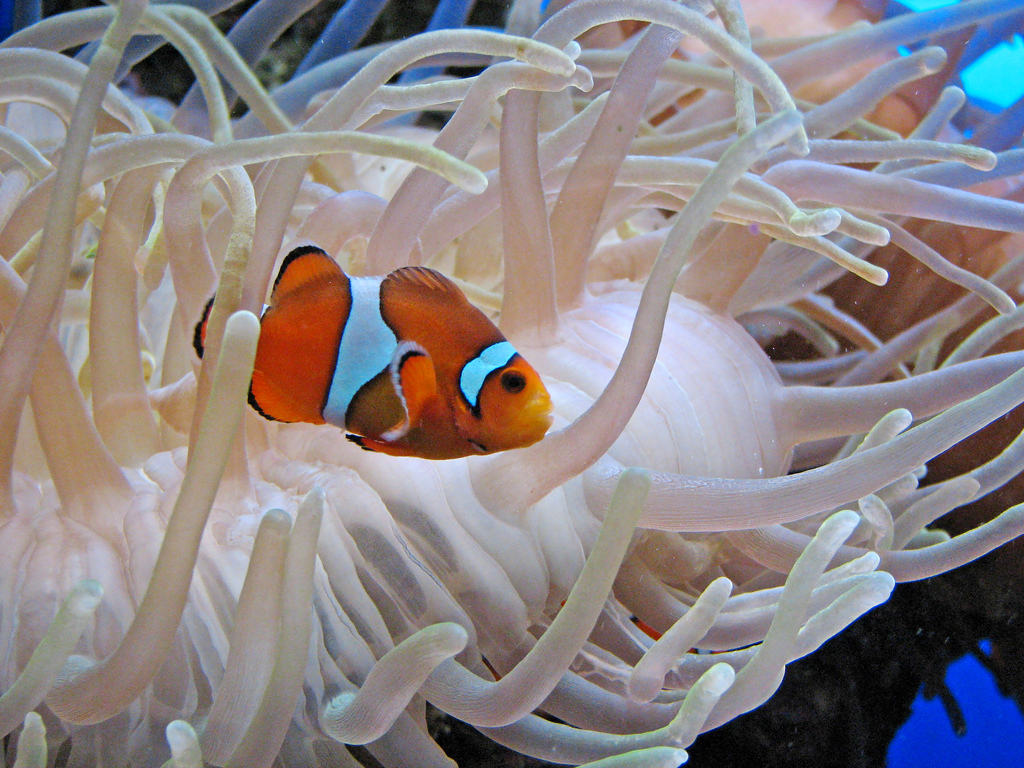
%> input picture Code/matlab/COV/fish.png, 1024 x 768 px, given in place of 7.jpg, which was not available
$ octave Demo.m   (GNU Octave 9; MATLAB toolbox functions it lacks are replaced by stand-ins)
%> lines starting %> are read from the running program, lines starting %| are printed output that depends on the picture; pictures that were not available may be replaced by others from this repository, and a replacement may not be noted
%> further down, RGB is the input picture: size 768x1024x3 uint8; mean R, G, B 138.9, 131.5, 133.7
### Code/matlab/SeR/colorspace.m
function varargout = colorspace(Conversion,varargin)
%> called with Conversion = 'Lab<-RGB'
%COLORSPACE  Convert a color image between color representations.
%   B = COLORSPACE(S,A) converts the color representation of image A
%   where S is a string specifying the conversion.  S tells the
%   source and destination color spaces, S = 'dest<-src', or
%   alternatively, S = 'src->dest'.  Supported color spaces are
%
%     'RGB'              R'G'B' Red Green Blue (ITU-R BT.709 gamma-corrected)
%     'YPbPr'            Luma (ITU-R BT.601) + Chroma
%     'YCbCr'/'YCC'      Luma + Chroma ("digitized" version of Y'PbPr)
%     'YUV'              NTSC PAL Y'UV Luma + Chroma
%     'YIQ'              NTSC Y'IQ Luma + Chroma
%     'YDbDr'            SECAM Y'DbDr Luma + Chroma
%     'JPEGYCbCr'        JPEG-Y'CbCr Luma + Chroma
%     'HSV'/'HSB'        Hue Saturation Value/Brightness
%     'HSL'/'HLS'/'HSI'  Hue Saturation Luminance/Intensity
%     'XYZ'              CIE XYZ
%     'Lab'              CIE L*a*b* (CIELAB)
%     'Luv'              CIE L*u*v* (CIELUV)
%     'Lch'              CIE L*ch (CIELCH)
%
%  All conversions assume 2 degree observer and D65 illuminant.  Color
%  space names are case insensitive.  When R'G'B' is the source or
%  destination, it can be omitted. For example 'yuv<-' is short for
%  'yuv<-rgb'.
%
%  MATLAB uses two standard data formats for R'G'B': double data with
%  intensities in the range 0 to 1, and uint8 data with integer-valued
%  intensities from 0 to 255.  As MATLAB's native datatype, double data is
%  the natural choice, and the R'G'B' format used by colorspace.  However,
%  for memory and computational performance, some functions also operate
%  with uint8 R'G'B'.  Given uint8 R'G'B' color data, colorspace will
%  first cast it to double R'G'B' before processing.
%
%  If A is an Mx3 array, like a colormap, B will also have size Mx3.
%
%  [B1,B2,B3] = COLORSPACE(S,A) specifies separate output channels.
%  COLORSPACE(S,A1,A2,A3) specifies separate input channels.

% Pascal Getreuer 2005-2006

%%% Input parsing %%%
if nargin < 2, error('Not enough input arguments.'); end
[SrcSpace,DestSpace] = parse(Conversion);

if nargin == 2
   Image = varargin{1};
elseif nargin >= 3
   Image = cat(3,varargin{:});
else
   error('Invalid number of input arguments.');
end

FlipDims = (size(Image,3) == 1);

if FlipDims, Image = permute(Image,[1,3,2]); end
if ~isa(Image,'double'), Image = double(Image)/255; end
if size(Image,3) ~= 3, error('Invalid input size.'); end

SrcT = gettransform(SrcSpace);
DestT = gettransform(DestSpace);

if ~ischar(SrcT) & ~ischar(DestT)
   % Both source and destination transforms are affine, so they
   % can be composed into one affine operation
   T = [DestT(:,1:3)*SrcT(:,1:3),DestT(:,1:3)*SrcT(:,4)+DestT(:,4)];
   Temp = zeros(size(Image));
   Temp(:,:,1) = T(1)*Image(:,:,1) + T(4)*Image(:,:,2) + T(7)*Image(:,:,3) + T(10);
   Temp(:,:,2) = T(2)*Image(:,:,1) + T(5)*Image(:,:,2) + T(8)*Image(:,:,3) + T(11);
   Temp(:,:,3) = T(3)*Image(:,:,1) + T(6)*Image(:,:,2) + T(9)*Image(:,:,3) + T(12);
   Image = Temp;
elseif ~ischar(DestT)
   Image = rgb(Image,SrcSpace);
   Temp = zeros(size(Image));
   Temp(:,:,1) = DestT(1)*Image(:,:,1) + DestT(4)*Image(:,:,2) + DestT(7)*Image(:,:,3) + DestT(10);
   Temp(:,:,2) = DestT(2)*Image(:,:,1) + DestT(5)*Image(:,:,2) + DestT(8)*Image(:,:,3) + DestT(11);
   Temp(:,:,3) = DestT(3)*Image(:,:,1) + DestT(6)*Image(:,:,2) + DestT(9)*Image(:,:,3) + DestT(12);
   Image = Temp;
else
   Image = feval(DestT,Image,SrcSpace);
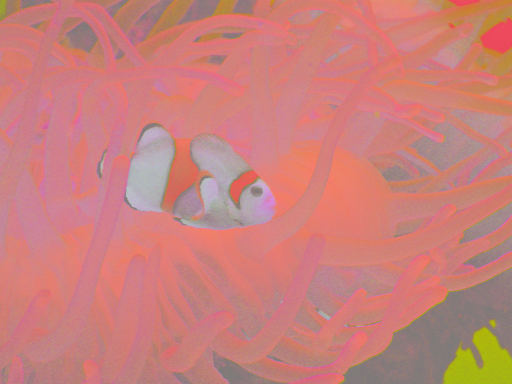
%> Image: size 768x1024x3 double (shown at 1/2 size); mean R, G, B 59.7, 4.4, 0.6; drawn with min black and max white
end

%%% Output format %%%
if nargout > 1
   varargout = {Image(:,:,1),Image(:,:,2),Image(:,:,3)};
else
   if FlipDims, Image = permute(Image,[1,3,2]); end
   varargout = {Image};
%> varargout = 1 item
end

return;


function [SrcSpace,DestSpace] = parse(Str)
% Parse conversion argument

if isstr(Str)
   Str = lower(strrep(strrep(Str,'-',''),' ',''));
   k = find(Str == '>');

   if length(k) == 1         % Interpret the form 'src->dest'
      SrcSpace = Str(1:k-1);
      DestSpace = Str(k+1:end);
   else
      k = find(Str == '<');

      if length(k) == 1      % Interpret the form 'dest<-src'
         DestSpace = Str(1:k-1);
         SrcSpace = Str(k+1:end);
      else
         error(['Invalid conversion, ''',Str,'''.']);
      end
   end

   SrcSpace = alias(SrcSpace);
   DestSpace = alias(DestSpace);
else
   SrcSpace = 1;             % No source pre-transform
   DestSpace = Conversion;
   if any(size(Conversion) ~= 3), error('Transformation matrix must be 3x3.'); end
end
return;


function Space = alias(Space)
Space = strrep(Space,'cie','');

if isempty(Space)
   Space = 'rgb';
end

switch Space
case {'ycbcr','ycc'}
   Space = 'ycbcr';
case {'hsv','hsb'}
   Space = 'hsv';
case {'hsl','hsi','hls'}
   Space = 'hsl';
case {'rgb','yuv','yiq','ydbdr','ycbcr','jpegycbcr','xyz','lab','luv','lch'}
   return;
end
return;


function T = gettransform(Space)
% Get a colorspace transform: either a matrix describing an affine transform,
% or a string referring to a conversion subroutine
switch Space
case 'ypbpr'
   T = [0.299,0.587,0.114,0;-0.1687367,-0.331264,0.5,0;0.5,-0.418688,-0.081312,0];
case 'yuv'
   % R'G'B' to NTSC/PAL YUV
   % Wikipedia: http://en.wikipedia.org/wiki/YUV
   T = [0.299,0.587,0.114,0;-0.147,-0.289,0.436,0;0.615,-0.515,-0.100,0];
case 'ydbdr'
   % R'G'B' to SECAM YDbDr
   % Wikipedia: http://en.wikipedia.org/wiki/YDbDr
   T = [0.299,0.587,0.114,0;-0.450,-0.883,1.333,0;-1.333,1.116,0.217,0];
case 'yiq'
   % R'G'B' in [0,1] to NTSC YIQ in [0,1];[-0.595716,0.595716];[-0.522591,0.522591];
   % Wikipedia: http://en.wikipedia.org/wiki/YIQ
   T = [0.299,0.587,0.114,0;0.595716,-0.274453,-0.321263,0;0.211456,-0.522591,0.311135,0];
case 'ycbcr'
   % R'G'B' (range [0,1]) to ITU-R BRT.601 (CCIR 601) Y'CbCr
   % Wikipedia: http://en.wikipedia.org/wiki/YCbCr
   % Poynton, Equation 3, scaling of R'G'B to Y'PbPr conversion
   T = [65.481,128.553,24.966,16;-37.797,-74.203,112.0,128;112.0,-93.786,-18.214,128];
case 'jpegycbcr'
   % Wikipedia: http://en.wikipedia.org/wiki/YCbCr
   T = [0.299,0.587,0.114,0;-0.168736,-0.331264,0.5,0.5;0.5,-0.418688,-0.081312,0.5]*255;
case {'rgb','xyz','hsv','hsl','lab','luv','lch'}
   T = Space;
otherwise
   error(['Unknown color space, ''',Space,'''.']);
end
return;


function Image = rgb(Image,SrcSpace)
% Convert to Rec. 709 R'G'B' from 'SrcSpace'
switch SrcSpace
case 'rgb'
   return;
case 'hsv'
   % Convert HSV to R'G'B'
   Image = huetorgb((1 - Image(:,:,2)).*Image(:,:,3),Image(:,:,3),Image(:,:,1));
case 'hsl'
   % Convert HSL to R'G'B'
   L = Image(:,:,3);
   Delta = Image(:,:,2).*min(L,1-L);
   Image = huetorgb(L-Delta,L+Delta,Image(:,:,1));
case {'xyz','lab','luv','lch'}
   % Convert to CIE XYZ
   Image = xyz(Image,SrcSpace);
   % Convert XYZ to RGB
   T = [3.240479,-1.53715,-0.498535;-0.969256,1.875992,0.041556;0.055648,-0.204043,1.057311];
   R = T(1)*Image(:,:,1) + T(4)*Image(:,:,2) + T(7)*Image(:,:,3);  % R
   G = T(2)*Image(:,:,1) + T(5)*Image(:,:,2) + T(8)*Image(:,:,3);  % G
   B = T(3)*Image(:,:,1) + T(6)*Image(:,:,2) + T(9)*Image(:,:,3);  % B
   % Desaturate and rescale to constrain resulting RGB values to [0,1]
   AddWhite = -min(min(min(R,G),B),0);
   Scale = max(max(max(R,G),B)+AddWhite,1);
   R = (R + AddWhite)./Scale;
   G = (G + AddWhite)./Scale;
   B = (B + AddWhite)./Scale;
   % Apply gamma correction to convert RGB to Rec. 709 R'G'B'
   Image(:,:,1) = gammacorrection(R);  % R'
   Image(:,:,2) = gammacorrection(G);  % G'
   Image(:,:,3) = gammacorrection(B);  % B'
otherwise  % Conversion is through an affine transform
   T = gettransform(SrcSpace);
   temp = inv(T(:,1:3));
   T = [temp,-temp*T(:,4)];
   R = T(1)*Image(:,:,1) + T(4)*Image(:,:,2) + T(7)*Image(:,:,3) + T(10);
   G = T(2)*Image(:,:,1) + T(5)*Image(:,:,2) + T(8)*Image(:,:,3) + T(11);
   B = T(3)*Image(:,:,1) + T(6)*Image(:,:,2) + T(9)*Image(:,:,3) + T(12);
   AddWhite = -min(min(min(R,G),B),0);
   Scale = max(max(max(R,G),B)+AddWhite,1);
   R = (R + AddWhite)./Scale;
   G = (G + AddWhite)./Scale;
   B = (B + AddWhite)./Scale;
   Image(:,:,1) = R;
   Image(:,:,2) = G;
   Image(:,:,3) = B;
end

% Clip to [0,1]
Image = min(max(Image,0),1);
return;


function Image = xyz(Image,SrcSpace)
% Convert to CIE XYZ from 'SrcSpace'
WhitePoint = [0.950456,1,1.088754];

switch SrcSpace
case 'xyz'
   return;
case 'luv'
   % Convert CIE L*uv to XYZ
   WhitePointU = (4*WhitePoint(1))./(WhitePoint(1) + 15*WhitePoint(2) + 3*WhitePoint(3));
   WhitePointV = (9*WhitePoint(2))./(WhitePoint(1) + 15*WhitePoint(2) + 3*WhitePoint(3));
   L = Image(:,:,1);
   Y = (L + 16)/116;
   Y = invf(Y)*WhitePoint(2);
   U = Image(:,:,2)./(13*L + 1e-6*(L==0)) + WhitePointU;
   V = Image(:,:,3)./(13*L + 1e-6*(L==0)) + WhitePointV;
   Image(:,:,1) = -(9*Y.*U)./((U-4).*V - U.*V);                  % X
   Image(:,:,2) = Y;                                             % Y
   Image(:,:,3) = (9*Y - (15*V.*Y) - (V.*Image(:,:,1)))./(3*V);  % Z
case {'lab','lch'}
   Image = lab(Image,SrcSpace);
   % Convert CIE L*ab to XYZ
   fY = (Image(:,:,1) + 16)/116;
   fX = fY + Image(:,:,2)/500;
   fZ = fY - Image(:,:,3)/200;
   Image(:,:,1) = WhitePoint(1)*invf(fX);  % X
   Image(:,:,2) = WhitePoint(2)*invf(fY);  % Y
   Image(:,:,3) = WhitePoint(3)*invf(fZ);  % Z
otherwise   % Convert from some gamma-corrected space
   % Convert to Rec. 701 R'G'B'
   Image = rgb(Image,SrcSpace);
   % Undo gamma correction
   R = invgammacorrection(Image(:,:,1));
   G = invgammacorrection(Image(:,:,2));
   B = invgammacorrection(Image(:,:,3));
   % Convert RGB to XYZ
   T = inv([3.240479,-1.53715,-0.498535;-0.969256,1.875992,0.041556;0.055648,-0.204043,1.057311]);
   Image(:,:,1) = T(1)*R + T(4)*G + T(7)*B;  % X
   Image(:,:,2) = T(2)*R + T(5)*G + T(8)*B;  % Y
   Image(:,:,3) = T(3)*R + T(6)*G + T(9)*B;  % Z
end
return;


% [35 lines left out: functions hsv, hsl, not called in this run]


function Image = lab(Image,SrcSpace)
% Convert to CIE L*a*b* (CIELAB)
WhitePoint = [0.950456,1,1.088754];

switch SrcSpace
case 'lab'
   return;
case 'lch'
   % Convert CIE L*CH to CIE L*ab
   C = Image(:,:,2);
   Image(:,:,2) = cos(Image(:,:,3)*pi/180).*C;  % a*
   Image(:,:,3) = sin(Image(:,:,3)*pi/180).*C;  % b*
otherwise
   Image = xyz(Image,SrcSpace);  % Convert to XYZ
   % Convert XYZ to CIE L*a*b*
   X = Image(:,:,1)/WhitePoint(1);
   Y = Image(:,:,2)/WhitePoint(2);
   Z = Image(:,:,3)/WhitePoint(3);
   fX = f(X);
   fY = f(Y);
   fZ = f(Z);
   Image(:,:,1) = 116*fY - 16;    % L*
   Image(:,:,2) = 500*(fX - fY);  % a*
   Image(:,:,3) = 200*(fY - fZ);  % b*
end
return;


% [68 lines left out: functions luv, lch, huetorgb, rgbtohue, gammacorrection, not called in this run]


function R = invgammacorrection(Rp)
R = real(((Rp + 0.099)/1.099).^(1/0.45));
i = (R < 0.018);
R(i) = Rp(i)/4.5138;
return;


function fY = f(Y)
fY = real(Y.^(1/3));
i = (Y < 0.008856);
fY(i) = Y(i)*(841/108) + (4/29);
return;


% [5 lines left out: function invf, not called in this run]

### Code/matlab/SeR/ComputeSaliencyMap.m
function FinalS = ComputeSaliencyMap(RGB,s,param)

% Compute Saliency Map

% [RETURNS]
% FinalS   : Saliency Map
%
% [PARAMETERS]
% RGB   : the input image
% s     : resize factor
% param : parameters

% [HISTORY]
% Apr 25, 2011 : created by Hae Jong

FinalS = zeros(size(RGB,1),size(RGB,2));
% Convert RGB to Lab CIE color channel
Lab = im2double(colorspace('Lab<-RGB',RGB));

for c = 1:3
    img = Lab(:,:,c);
    img = imresize(img, s, 'bilinear');
    img = img - min(img(:));
    img = img/max(img(:));
    % Compute LARKs at every pixel points
    LARK{c} = ComputeLARK(img,param.P,param.alpha,param.h); %0.43 0.6 --> 0.6828 %0.43 0.4 --> 0.6842 %0.42, 0.2 --> 0.6914
end
%> this loop made 3 passes
%> pass 1, in ComputeSaliencyMap, `img = Lab(:,:,c);`:
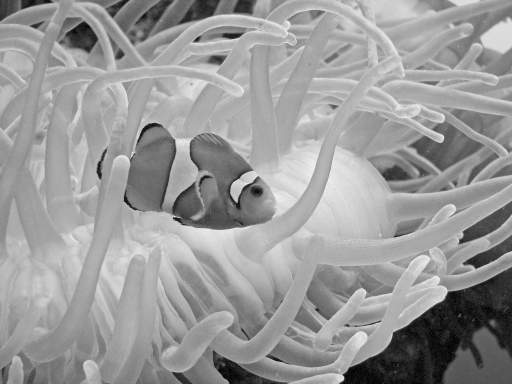
%> img: size 768x1024 double (shown at 1/2 size); min 0, max 99.09, mean 59.7; drawn with min black and max white
%> pass 1, in ComputeSaliencyMap, `img = imresize(img, s, 'bilinear');`:
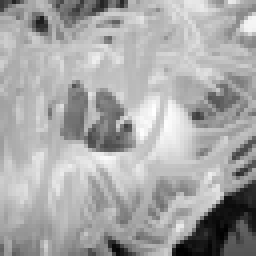
%> img: size 64x64 double (shown 4 times larger); min 4.57, max 88.43, mean 59.7; drawn with min black and max white
%> after the loop, LARK = 3 items
% Generate self-resemblance map
S = ComputeSelfRemblance(img,LARK,param);
FinalS = imresize(mat2gray(S),[size(RGB,1), size(RGB,2)],'bilinear');

end

### Code/matlab/SeR/ComputeLARK.m
function LARK = ComputeLARK(varargin)

% Compute LARK descriptors

% [RETURNS]
% LARK   : LARK descriptors
%
% [PARAMETERS]
% img   : Input image
% wsize : LARK window size
% alpha : Sensitivity parameter
% h     : smoothing paramter

% [HISTORY]
% Apr 25, 2011 : created by Hae Jong

img = varargin{1};
wsize = varargin{2};
alpha = varargin{3};
h = varargin{4};

[M,N] = size(img);
win = (wsize-1)/2;
[zx,zy]=gradient(img);

K = fspecial('disk', win);
K = K ./ K(win+1, win+1);
len = sum(K(:));
zx = EdgeMirror(zx,[win,win]);
zy = EdgeMirror(zy,[win,win]);

% Covariance matrices computation
df = 1;
for i = 1 : df : M
    for j = 1 : df : N
        gx = zx(i:i+wsize-1, j:j+wsize-1).* K;
        gy = zy(i:i+wsize-1, j:j+wsize-1).* K;
        G = [gx(:), gy(:)];
        len = sum(K(:));
        [u s v] = svd(G,'econ');
        S(1) = (s(1,1) + 1) / (s(2,2) + 1);
        S(2) = (s(2,2) + 1) / (s(1,1) + 1);
        tmp = (S(1) * v(:,1) * v(:,1).' + S(2) * v(:,2) * v(:,2).')  * ((s(1,1) * s(2,2) + 0.0000001) / len)^alpha;
        C11(i,j) = tmp(1,1);
        C12(i,j) = tmp(1,2);
        C22(i,j) = tmp(2,2);
    end
end

C11 = C11(1:df:end,1:df:end);
C12 = C12(1:df:end,1:df:end);
C22 = C22(1:df:end,1:df:end);

C11 = imresize(C11,[M N]);
C12 = imresize(C12,[M N]);
C22 = imresize(C22,[M N]);


[x2,x1] = meshgrid(-win:win,-win:win);
C11 = EdgeMirror(C11,[win,win]);
C12 = EdgeMirror(C12,[win,win]);
C22 = EdgeMirror(C22,[win,win]);
x12 = 2*x1.*x2;
x11 = x1.^2;
x22 = x2.^2;

x1x1 = reshape(repmat(reshape(x11,[1 wsize^2]),M*N,1),[M,N,wsize wsize]);
x1x2 = reshape(repmat(reshape(x12,[1 wsize^2]),M*N,1),[M,N,wsize wsize]);
x2x2 = reshape(repmat(reshape(x22,[1 wsize^2]),M*N,1),[M,N,wsize wsize]);

% Geodesic distance computation between a center and surrounding pixels
LARK = zeros(M,N,wsize,wsize);
for i = 1:wsize
    for j = 1:wsize
        temp = C11(i:i+M-1,j:j+N-1).*x1x1(:,:,i,j)+ C12(i:i+M-1,j:j+N-1).*x1x2(:,:,i,j)+ C22(i:i+M-1,j:j+N-1).*x2x2(:,:,i,j);
        LARK(:,:,i,j) = temp;
    end
end
% Convert geodesic distance to self-similarity
 LARK = exp(-LARK*0.5/h^2);
 LARK = reshape(LARK,[M N wsize^2]);

### Code/matlab/SeR/ComputeSelfRemblance.m
function SR = ComputeSelfRemblance(varargin)

% Compute Self-Resemblance

% [RETURNS]
% SR   : Saliency Map
%
% [PARAMETERS]
% img   : Input image
% LARK  : A collection of LARK descriptors
% param : parameters

% [HISTORY]
% Apr 25, 2011 : created by Hae Jong

img = varargin{1};
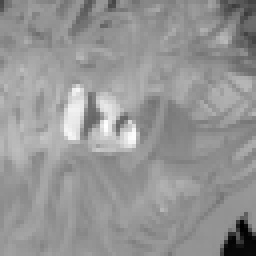
%> img: size 64x64 double (shown 4 times larger); min 0, max 1, mean 0.587
LARK = varargin{2};
%> LARK = 3 items
param = varargin{3};
%> param = {P 3, alpha 0.42, h 0.2, L 7, N 3, sigma 0.07}


[M,N] = size(img);
win_N = (param.N-1)/2;
%> win_N = 1
win_L = (param.L-1)/2;
%> win_L = 3

% To avoid edge effect, we use mirror padding.
for k = 1:3
    for i = 1:size(LARK{1},3)
        LARK1{k}(:,:,i) = EdgeMirror(LARK{k}(:,:,i),[win_L,win_L]);
        LARK2{k}(:,:,i) = EdgeMirror(LARK1{k}(:,:,i),[win_N,win_N]);
    end
end
%> after the loop, LARK1 = 3 items; LARK2 = 3 items

SR = zeros(M*N,1);

% Precompute Norm of center matrices
Norm_C = zeros(M*N,1);
for m = 1:param.L
    for n = 1:param.L
        Center{m,n} = [reshape(LARK1{1}(m:m+M-1,n:n+N-1,:),[M*N size(LARK{1},3)]), reshape(LARK1{2}(m:m+M-1,n:n+N-1,:),[M*N size(LARK{2},3)]), reshape(LARK1{3}(m:m+M-1,n:n+N-1,:),[M*N size(LARK{1},3)]) ];
        Norm_C = Norm_C + sum(Center{m,n}.^2,2);
    end
end
%> this loop made 7 passes
%> after the loop, Center = 49 items; Norm_C = 4096 values, max 918.8 at index 3200, min 257.1 at index 1952, mean 613.8
Norm_C = sqrt(Norm_C);
%> Norm_C = 4096 values, max 30.31 at index 3200, min 16.04 at index 1952, mean 24.63

for i = 1:param.N
    for j = 1:param.N
        % compute Nomr of surrounding matrices
        Norm_S = zeros(M*N,1);
        temp = zeros(M*N,1);
        for m = 1:param.L
            for n = 1:param.L
                Surround = [reshape(LARK2{1}(i+m-1:i+m-1+M-1,j+n-1:j+n-1+N-1,:),[M*N size(LARK{1},3)]), reshape(LARK2{2}(i+m-1:i+m-1+M-1,j+n-1:j+n-1+N-1,:),[M*N size(LARK{2},3)]), reshape(LARK2{3}(i+m-1:i+m-1+M-1,j+n-1:j+n-1+N-1,:),[M*N size(LARK{1},3)]) ];
                Norm_S = Norm_S + sum(Surround.^2,2);
                temp = temp + sum(Center{m,n}.*Surround,2); % compute inner product between a center and surrounding matrices
            end
        end
        Norm_S = sqrt(Norm_S);
        SR(:,1) = SR(:,1) + exp( (-1+temp./(Norm_C.*Norm_S))/param.sigma^2); % compute self-resemblance using matrix cosine similarity
    end
end
%> after the loop, SR = 4096 values, max 6.15 at index 951, min 1 at index 3961, mean 2.9
SR = reshape(1./SR,[M,N]); %Final saliency map values
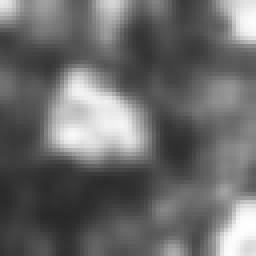
%> SR: size 64x64 double (shown 4 times larger); min 0.162, max 0.996, mean 0.421
end

### Code/matlab/SeR/sc.m
function I = sc(I, varargin)
%SC  Display/output truecolor images with a range of colormaps
%
% Examples:
%   sc(image)
%   sc(image, limits)
%   sc(image, map)
%   sc(image, limits, map)
%   sc(image, map, limits)
%   sc(..., col1, mask1, col2, mask2,...)
%   out = sc(...)
%   sc
%
% Generates a truecolor RGB image based on the input values in 'image' and
% any maximum and minimum limits specified, using the colormap specified.
% The image is displayed on screen if there is no output argument.
%
% SC has these advantages over MATLAB image rendering functions:
%   - images can be displayed or output; makes combining/overlaying images
%     simple.
%   - images are rendered/output in truecolor (RGB [0,1]); no nasty
%     discretization of the input data.
%   - many special, built-in colormaps for viewing various types of data.
%   - linearly interpolates user defined linear and non-linear colormaps.
%   - no border and automatic, integer magnification (unless figure is
%     docked or maximized) for better display.
%   - multiple images can be generated for export simultaneously.
%
% For a demonstration, simply call SC without any input arguments.
%
% IN:
%   image - MxNxCxP or 3xMxNxP image array. MxN are the dimensions of the
%           image(s), C is the number of channels, and P the number of
%           images. If P > 1, images can only be exported, not displayed.
%   limits - [min max] where values in image less than min will be set to
%            min and values greater than max will be set to max.
%   map - Kx3 or Kx4 user defined colormap matrix, where the optional 4th
%         column is the relative distance between colours along the scale,
%         or a string containing the name of the colormap to use to create
%         the output image. Default: 'none', which is RGB for 3-channel
%         images, grayscale otherwise.  Conversion of multi-channel images
%         to intensity for intensity-based colormaps is done using the L2
%         norm. Most MATLAB colormaps are supported. All named colormaps
%         can be reversed by prefixing '-' to the string. This maintains
%         integrity of the colorbar. Special, non-MATLAB colormaps are:
%      'contrast' - a high contrast colormap for intensity images that
%                   maintains intensity scale when converted to grayscale,
%                   for example when printing in black & white.
%      'prob' - first channel is plotted as hue, and the other channels
%               modulate intensity. Useful for laying probabilites over
%               images.
%      'prob_jet' - first channel is plotted as jet colormap, and the other
%                   channels modulate intensity.
%      'diff' - intensity values are marked blue for > 0 and red for < 0.
%               Darker colour means larger absolute value. For multi-
%               channel images, the L2 norm of the other channels sets
%               green level. 3 channel images are converted to YUV and
%               images with more that 3 channels are projected onto the
%               principle components first.
%      'compress' - compress many channels to RGB while maximizing
%                   variance.
%      'flow' - display two channels representing a 2d Cartesian vector as
%               hue for angle and intensity for magnitude (darker colour
%               indicates a larger magnitude).
%      'phase' - first channel is intensity, second channel is phase in
%                radians. Darker colour means greater intensity, hue
%                represents phase from 0 to 2 pi.
%      'stereo' - pair of concatenated images used to generate a red/cyan
%                 anaglyph.
%      'stereo_col' - pair of concatenated RGB images used to generate a
%                     colour anaglyph.
%      'rand' - gives an index image a random colormap. Useful for viewing
%               segmentations.
%      'rgb2gray' - converts an RGB image to grayscale in the same fashion
%                   as MATLAB's rgb2gray (in the image processing toolbox).
%   col/mask pairs - Pairs of parameters for coloring specific parts of the
%                    image differently. The first (col) parameter can be
%                    a MATLAB color specifier, e.g. 'b' or [0.5 0 1], or
%                    one of the colormaps named above, or an MxNx3 RGB
%                    image. The second (mask) paramater should be an MxN
%                    logical array indicating those pixels (true) whose
%                    color should come from the specified color parameter.
%                    If there is only one col parameter, without a mask
%                    pair, then mask = any(isnan(I, 3)), i.e. the mask is
%                    assumed to indicate the location of NaNs. Note that
%                    col/mask pairs are applied in order, painting over
%                    previous pixel values.
%
% OUT:
%   out - MxNx3xP truecolour (double) RGB image array in range [0, 1]
%
% See also IMAGE, IMAGESC, IMSHOW, COLORMAP, COLORBAR.

% $Id: sc.m,v 1.81 2008/12/10 23:14:43 ojw Exp $
% Copyright: Oliver Woodford, 2007

%% Check for arguments
if nargin == 0
    % If there are no input arguments then run the demo
    if nargout > 0
        error('Output expected from no inputs!');
    end
    demo; % Run the demo
    return
end

%% Size our image(s)
[y x c n] = size(I);
%> (the rest of the program and of its run is left out)
